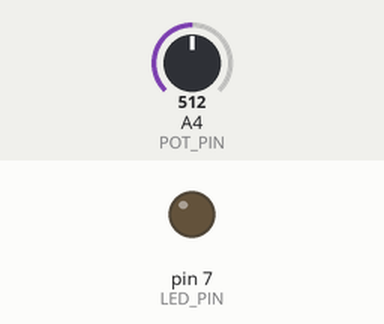
Simulated run of this sketch. Board: Arduino Uno, built with avr-gcc and run on an emulated ATmega328P. Shown: output pins drawn as LEDs (lit = HIGH). Dashed ring = blinking. The test bench sets the inputs (shaded band); at power-on: A4 (POT_PIN) = 512.

Above: at 1.2 s.
At 3.0 s:
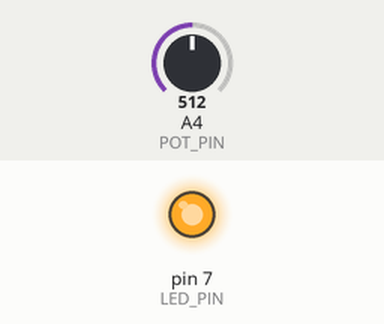
3.1 s: A4 (POT_PIN) set to 122
6.6 s: A4 (POT_PIN) set to 0
At 7.29 s:
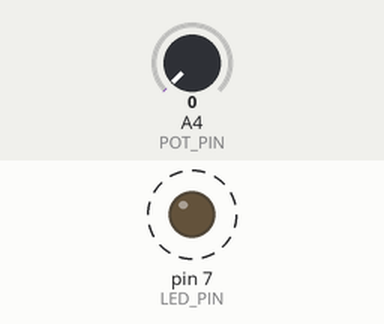
Timing chart, 0 to 16.1 s (numbered marks = the images above; inputs shaded):
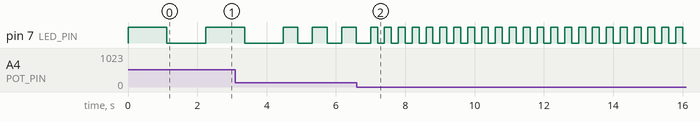

The sketch:

proj1main.ino
```cpp
#define LED_PIN 7
#define POT_PIN 18
void setup() {
  // put your setup code here, to run once:
  pinMode(LED_PIN,OUTPUT); // sets led pin as an output
  pinMode(POT_PIN, INPUT); // sets poteniometer pin as an input
  Serial.begin(9600);
}

void loop() {
  // put your main code here, to run repeatedly:
  int voltage = analogRead(POT_PIN); // read in voltage from analog pin 18
  digitalWrite(LED_PIN,HIGH); // set led on pin 7 to high
  delay(voltage*1.8+200); // delays w led off based on value of voltage [200 , 2041.4]
  digitalWrite(LED_PIN,LOW); // set led on pin 7 to low
  delay(voltage*1.8+200); // delays w led on based on value of voltage [200 , 2041.4]
}
```

Measured:
- after the input at 6.6 s, pin 7 (LED_PIN): alternates HIGH for 0.20 s and LOW for 0.20 s, starting after 0.60 s
- by itself, pin 7 (LED_PIN): repeats every 0.84 s: HIGH 0.42 s, LOW 0.42 s
